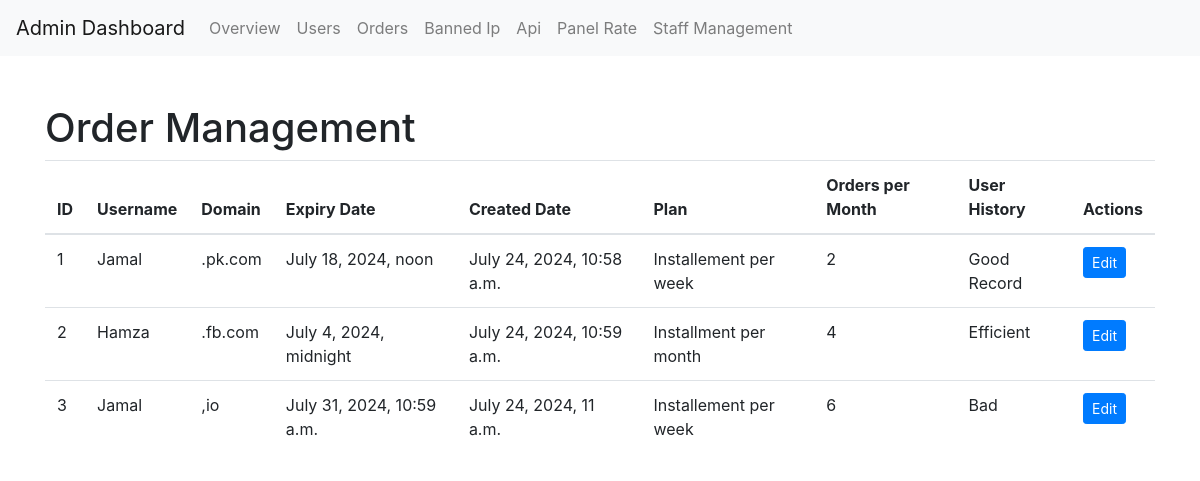
/admin_dashboard/order_list/, run on the app's committed database.
### admin_dashboard/models.py (models this page shows, shortened)
class Order(models.Model):
    user = models.ForeignKey(settings.AUTH_USER_MODEL, on_delete=models.CASCADE)
    domain = models.CharField(max_length=255)
    expiry_date = models.DateTimeField()
    created_date = models.DateTimeField(auto_now_add=True)
    plan = models.CharField(max_length=50)
    orders_per_month = models.IntegerField()
    user_history = models.TextField(blank=True)

### admin_dashboard/views.py (the view)
# urls.py: path('order_list/', views.order_list, name='orders'),
def order_list(request):
    orders = Order.objects.all()
    return render(request, 'templates/order_list.html', {'orders': orders})

### templates/order_list.html
{% extends 'base_admin.html' %}
{% block content %}
<h1>Order Management</h1>
<table class="table">
    <thead>
        <tr>
            <th>ID</th>
            <th>Username</th>
            <th>Domain</th>
            <th>Expiry Date</th>
            <th>Created Date</th>
            <th>Plan</th>
            <th>Orders per Month</th>
            <th>User History</th>
            <th>Actions</th>
        </tr>
    </thead>
    <tbody>
        {% for order in orders %}
        <tr>
            <td>{{ order.id }}</td>
            <td>{{ order.user.username }}</td>
            <td>{{ order.domain }}</td>
            <td>{{ order.expiry_date }}</td>
            <td>{{ order.created_date }}</td>
            <td>{{ order.plan }}</td>
            <td>{{ order.orders_per_month }}</td>
            <td>{{ order.user_history }}</td>
            <td>
                <a href="#" class="btn btn-primary btn-sm">Edit</a>
            </td>
        </tr>
        {% endfor %}
    </tbody>
</table>
{% endblock %}

### templates/base_admin.html (shortened to what this page needs)
<!DOCTYPE html>
<html lang="en">
<head>
    <link href="https://stackpath.bootstrapcdn.com/bootstrap/4.5.2/css/bootstrap.min.css" rel="stylesheet">
</head>
<body>
    <nav class="navbar navbar-expand-lg navbar-light bg-light">
        <a class="navbar-brand" href="{% url 'admin_dashboard:overview' %}">Admin Dashboard</a>
        <div class="collapse navbar-collapse" id="navbarNav">
            <ul class="navbar-nav">
                <li class="nav-item">
                    <a class="nav-link" href="{% url 'admin_dashboard:overview' %}">Overview</a>
                </li>
                <li class="nav-item">
                    <a class="nav-link" href="{% url 'admin_dashboard:users' %}">Users</a>
                </li>
                <li class="nav-item">
                    <a class="nav-link" href="{% url 'admin_dashboard:orders' %}">Orders</a>
                </li>
                <li class="nav-item">
                    <a class="nav-link" href="{% url 'admin_dashboard:ip_banning' %}">Banned Ip</a>
                </li>
                <li class="nav-item">
                    <a class="nav-link" href="{% url 'admin_dashboard:api_management' %}">Api</a>
                </li>
                <li class="nav-item">
                    <a class="nav-link" href="{% url 'admin_dashboard:panel_rate_management' %}">Panel Rate</a>
                </li>
                <li class="nav-item">
                    <a class="nav-link" href="{% url 'admin_dashboard:staff_list' %}">Staff Management</a>
                </li>
            </ul>
        </div>
    </nav>
    <div class="container mt-5">
        {% block content %}
        {% endblock %}
    </div>
</body>
</html>

### data on the page
Order: id "1", user.username "Jamal", domain ".pk.com", expiry_date "July 18, 2024, noon", created_date "July 24, 2024, 10:58 a.m.", plan "Installement per week", orders_per_month "2", user_history "Good Record"
Order: id "2", user.username "Hamza", domain ".fb.com", expiry_date "July 4, 2024, midnight", created_date "July 24, 2024, 10:59 a.m.", plan "Installment per month", orders_per_month "4", user_history "Efficient"
Order: id "3", user.username "Jamal", domain ",io", expiry_date "July 31, 2024, 10:59 a.m.", created_date "July 24, 2024, 11 a.m.", plan "Installement per week", orders_per_month "6", user_history "Bad"
